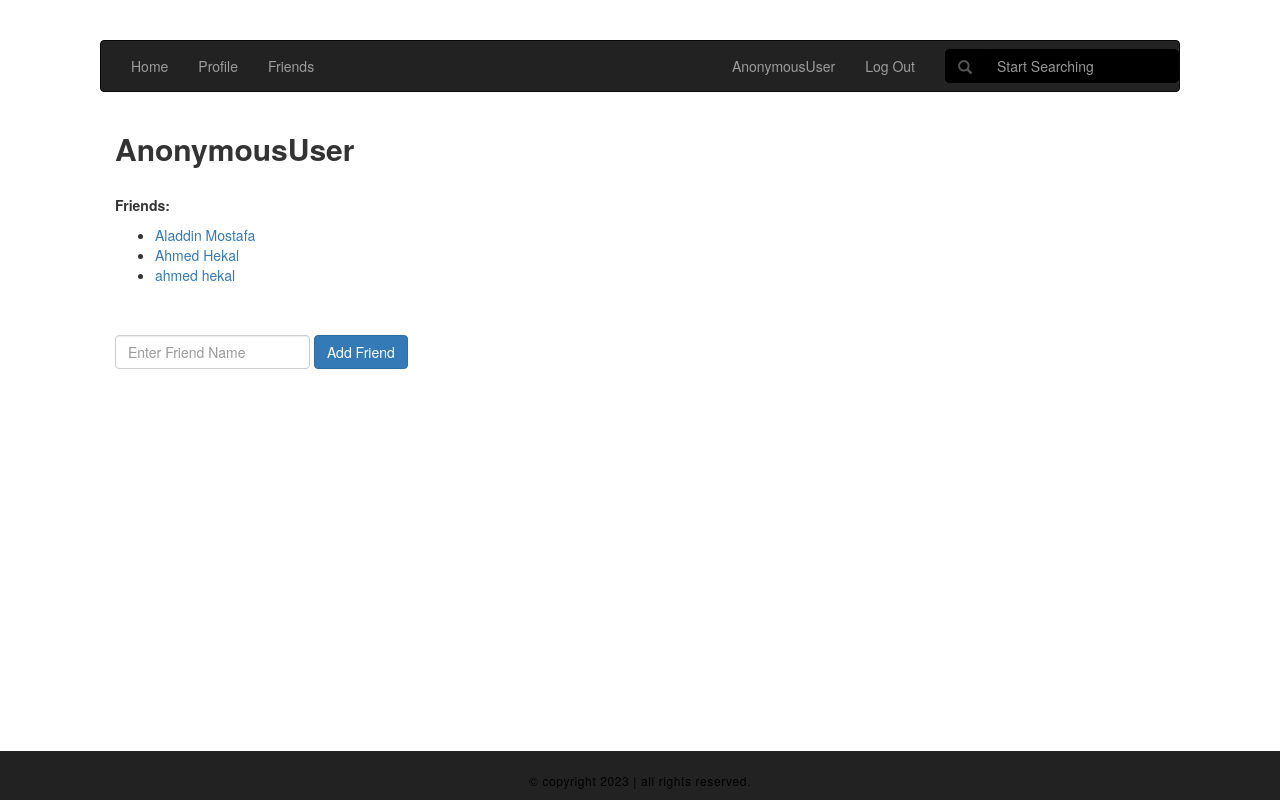
The app's page /abbas/friends/ with its own data.
### social_network/models.py (models this page shows)
class CustomUser(AbstractUser):
    friends = models.ManyToManyField('self')
    username = models.CharField(max_length=100, unique=True)
    password = models.CharField(max_length=100)
    email = models.CharField(max_length=100, unique=True)
    first_name = models.CharField(max_length=100)
    last_name = models.CharField(max_length=100)
    birth_date = models.CharField(max_length=10)
    gender = models.CharField(max_length=8)
    mobile_number = models.CharField(max_length=15)
    def __str__(self):
        return self.first_name + " " + self.last_name

### social_network/views.py (the view)
# urls.py: url(r'^(?P<username>[\w.@+-]+)/friends/$', views.detail, name='detail'),
def detail(request, username):
    user = CustomUser.objects.get(username=username)
    friends = user.friends.all()
    return render(request, 'social_network/friends.html', {'friends': friends})

### social_network/templates/social_network/friends.html (shortened to what this page needs)
<!DOCTYPE html>
<html lang="en">
<head>
<link rel="stylesheet" href="https://cdnjs.cloudflare.com/ajax/libs/font-awesome/4.7.0/css/font-awesome.min.css">
<link rel="stylesheet" href="https://maxcdn.bootstrapcdn.com/bootstrap/3.3.7/css/bootstrap.min.css">
<link rel="stylesheet" href="https://maxcdn.bootstrapcdn.com/bootstrap/3.3.7/css/bootstrap.min.css">
</head>
<body>
<nav class="navbar navbar-inverse">
  <div class="container-fluid">
    <ul class="nav navbar-nav">
        <li ><a href="/"> Home</a></li>
      <li><a href="/{{user.username}}">Profile</a></li>
      <li><a href="/{{user.username}}/friends/">Friends</a></li>
    </ul>
      <ul class="nav navbar-nav navbar-right">
             <li><a href="/{{user.username}}">{{user}}</a></li>
        <li><a href="/logout/">Log Out</a></li>
      <form class="navbar-form navbar-right">
      <div class="form-group" style="background-color:#333;">
<div class="input-group" >
    <div class="input-group-addon" style="background-color:black;border-color:black;"><span class="glyphicon glyphicon-search"></span></div>
        <input type="text" class="form-control" placeholder="Start Searching" style="background-color:black;border-color:black;">
      </div>
      </div>
      </form>
            </ul>
  </div>
</nav>
<div class="container">
      <h2 class="card-title"><b>{{user}}</b></h4>
        <br>
<div class="card">
<p class="card-title" id='big_font'><b>Friends: </b></p>
<ul class="card-text">
    {% for friend in friends%}
        <li><a href="/users/{{ friend.pk }}/">{{friend}}</a></li>
    {% endfor %}
</ul>
</div>
<br>
<br>
<form method="post" action="{% url 'add_friend' user.username %}" class="form-inline">
  <div class="form-group mx-sm-3 mb-2">
    <input type="text" class="form-control" name="Friend" placeholder="Enter Friend Name">
  </div>
  <button type="submit" class="btn btn-primary mb-2">Add Friend</button>
</form>
</div>
<div class="container-fluid" id="footer">
   <div>
     <p>
       &copy; copyright 2023 | all rights reserved.
     </p>
   </div>
 </div>
</body>
</html>

### social_network/templates/social_network/friends.html (style rules this page uses)
body { margin:40px 100px; }
#footer { background: #222; border-top: 1px solid #222; margin: 0; padding: 0; width: 100%; position: fixed; left: 0; bottom: 0; text-align: center; }
#footer > div { margin: 0 auto; padding: 10px 0 10px; overflow: hidden; text-align: center; width: 100%; }
#footer div p { color: #000; display: inline-block; font-size: 12px; letter-spacing: 0.05em; margin: 0; padding: 10px 0 0; text-align: center; }
#big_font { font-size: 16; }

### records on screen
CustomUser: first_name+last_name "Aladdin Mostafa"
CustomUser: first_name+last_name "Ahmed Hekal"
CustomUser: first_name+last_name "ahmed hekal"

### other values on screen
{{ user }} "AnonymousUser"
